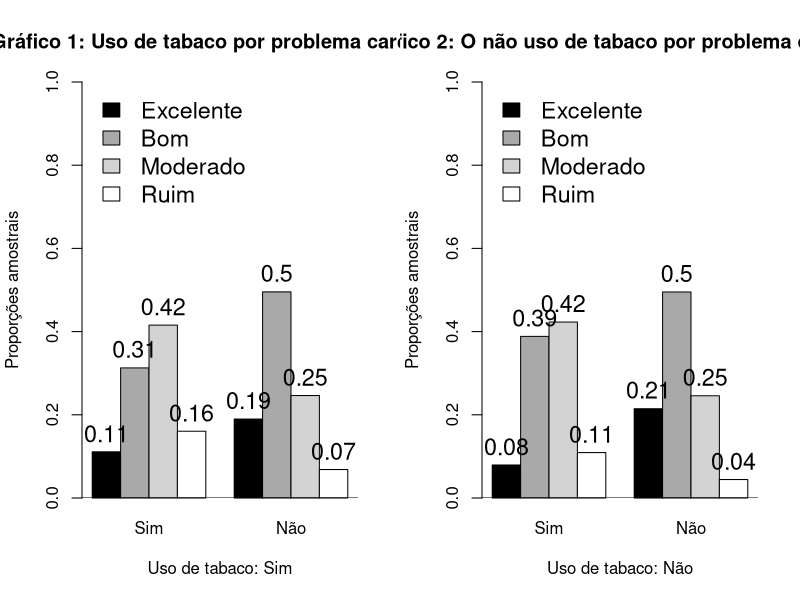
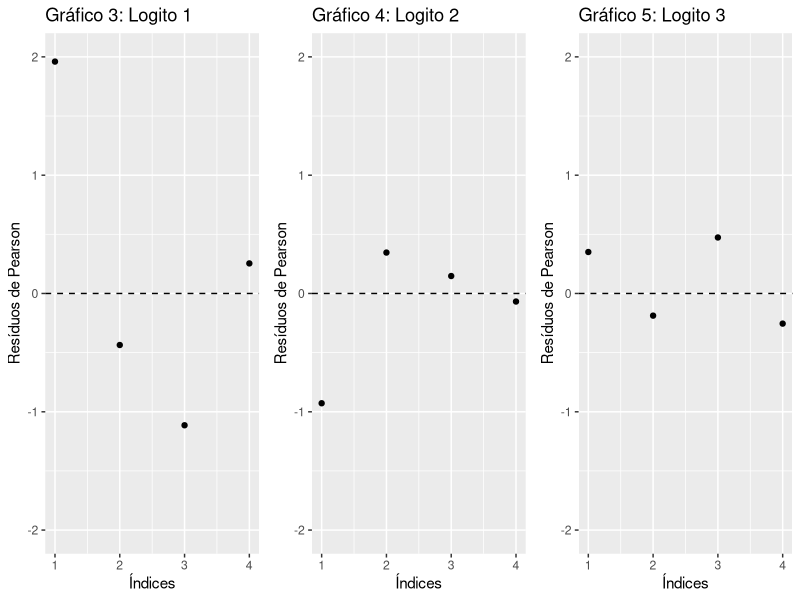
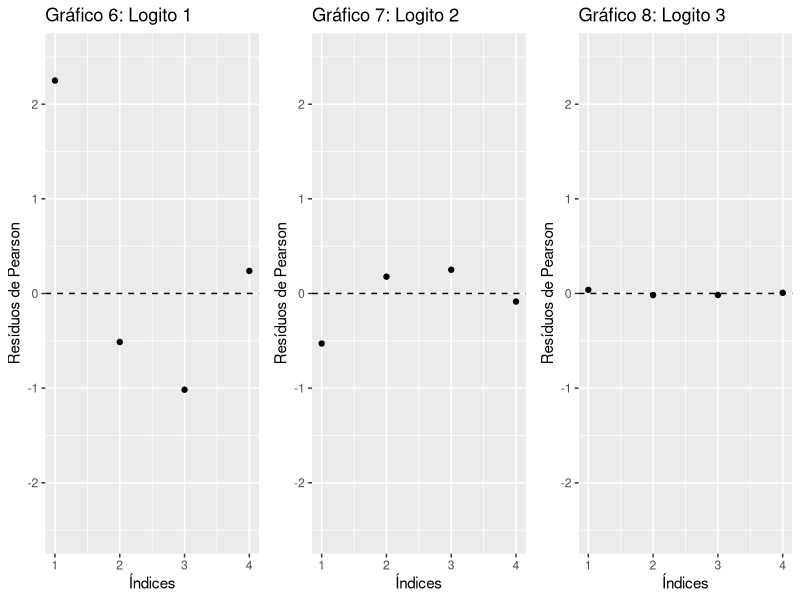
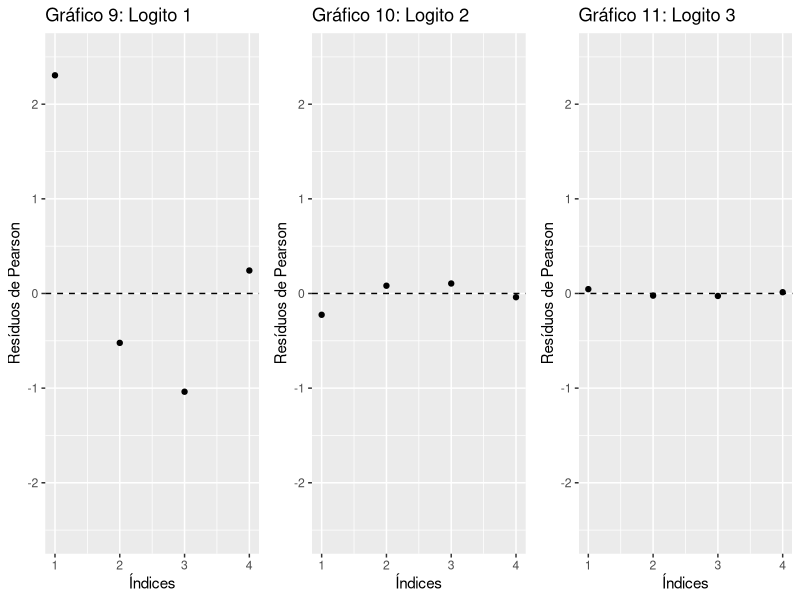

Generate these figures, in order, with R:
## ---- chunk 1
dados <- read.table("idosos.txt",header = T)

par(mfrow=c(1,2))
data <- cbind(S = as.numeric(dados[1,c(3,4,5,6)]/sum(dados[1,c(3,4,5,6)])), N = as.numeric(dados[2,c(3,4,5,6)]/sum(dados[2,c(3,4,5,6)])))
bp<- barplot(height = data, beside = TRUE, main = "Gráfico 1: Uso de tabaco por problema cardíaco",
             col = c("black","darkgray","lightgray","white"), ylim=range(c(0,1)),
             names.arg = c("Sim", "Não"), xlab="Uso de tabaco: Sim", ylab="Proporções amostrais",
             legend.text = c("Excelente", "Bom", "Moderado", "Ruim"),
             args.legend = list(x = "topleft", bty="n", cex=1.4))
abline(h=0)
text(bp, c(0.11,0.313,0.415,0.16,0.19,0.496,0.246,0.068), round(data,2), cex=1.4, pos=3) 

data<-cbind(S = as.numeric(dados[3,c(3,4,5,6)]/sum(dados[3,c(3,4,5,6)])),
            N = as.numeric(dados[4,c(3,4,5,6)]/sum(dados[4,c(3,4,5,6)])))
bp<- barplot(height = data, beside = TRUE,
             main = "Gráfico 2: O não uso de tabaco por problema cardíaco",
             col = c("black","darkgray","lightgray","white"), ylim=range(c(0,1)),
             names.arg = c("Sim", "Não"), xlab="Uso de tabaco: Não", ylab="Proporções amostrais",
             legend.text = c("Excelente", "Bom", "Moderado", "Ruim"),
             args.legend = list(x = "topleft", bty="n", cex=1.4))
abline(h=0)
text(bp, c(0.079,0.388,0.423,0.109,0.215,0.495,0.246,0.044), round(data,2), cex=1.4, pos=3) 
## ---- chunk 2
library(VGAM)

mcp <- vglm(cbind(exc,bom,mod,ruim)~factor(tabaco)+factor(pcard),
     cumulative(parallel=T, reverse=F),data=dados)

mlc <- vglm(cbind(exc,bom,mod,ruim)~factor(tabaco)+factor(pcard),
            cumulative(parallel=F, reverse=F),data=dados)

TRV <- 2*(logLik(mlc)-logLik(mcp))
gl <- length(coef(mlc))-length(coef(mcp))
p.value <- 1-pchisq(TRV,gl)
knitr::kable(round(cbind(TRV, gl, p.value),3))
## ---- chunk 3
mcp1 <- vglm(cbind(exc,bom,mod,ruim)~factor(tabaco),
             cumulative(parallel=T, reverse=F),data=dados)

mlc1 <- vglm(cbind(exc,bom,mod,ruim)~factor(tabaco),
             cumulative(parallel=F, reverse=F),data=dados)

TRV1 <- 2*(logLik(mlc1)-logLik(mcp1))
gl1 <- length(coef(mlc1))-length(coef(mcp1))
p.value <- 1-pchisq(TRV1,gl1)
knitr::kable(round(cbind(TRV1, gl1, p.value),3))
## ---- chunk 4
mcp2 <- vglm(cbind(exc,bom,mod,ruim)~factor(pcard),
             cumulative(parallel=T, reverse=F),data=dados)

mlc2 <- vglm(cbind(exc,bom,mod,ruim)~factor(pcard),
             cumulative(parallel=F, reverse=F),data=dados)

TRV2 <- 2*(logLik(mlc2)-logLik(mcp2))
gl2 <- length(coef(mlc2))-length(coef(mcp2))
p.value <- 1-pchisq(TRV2,gl2)
knitr::kable(round(cbind(TRV2, gl2, p.value),3))
## ---- chunk 5
mlcr2<-vglm(cbind(exc,bom,mod,ruim)~factor(tabaco)+factor(pcard), cumulative(parallel=F~factor(tabaco), reverse=F), dados)

summary(mlcr2)
## ---- chunk 6
library(ggplot2)
library(gridExtra)
library(tidyr)

rp<-resid(mlcr2, type = "pearson")

d1 <- data.frame(x=1:4,y=rp[,1])
d2 <- data.frame(x=1:4,y=rp[,2])
d3 <- data.frame(x=1:4,y=rp[,3])

plot1 <- d1 %>% ggplot(aes(y=rp[,1],x=1:4)) +
  geom_point() +
  scale_y_continuous(limits = c(-2,2)) +
  geom_hline(yintercept = 0,linetype = "dashed") +
  labs(x="Índices",
       y="Resíduos de Pearson",
       title="Gráfico 3: Logito 1")
plot2 <- d2 %>% ggplot(aes(y=rp[,2],x=1:4)) +
  geom_point() +
  scale_y_continuous(limits = c(-2,2)) +
  geom_hline(yintercept = 0,linetype = "dashed") +
  labs(x="Índices",
       y="Resíduos de Pearson",
       title="Gráfico 4: Logito 2") 
plot3 <- d3 %>% ggplot(aes(y=rp[,3],x=1:4)) +
  geom_point() +
  scale_y_continuous(limits = c(-2,2)) +
  geom_hline(yintercept = 0,linetype = "dashed") +
  labs(x="Índices",
       y="Resíduos de Pearson",
       title="Gráfico 5: Logito 3") 
grid.arrange(plot1, plot2,plot3, ncol=3)
## ---- chunk 7
Qp <- sum(rp[,1]^2) + sum(rp[,2]^2)+ sum(rp[,3]^2)
p.value <- 1-pchisq(Qp,5)
knitr::kable(round(cbind(Qp,p.value),3))
## ---- chunk 8
QL <- deviance(mlcr2)
p.value <- 1-pchisq(QL,5)
knitr::kable(round(cbind(QL,p.value),3))
## ---- chunk 9
mca1 <- vglm(cbind(exc,bom,mod,ruim)~ factor(tabaco)+factor(pcard),
           family=acat(reverse=T,parallel=T),dados)

mca2 <- vglm(cbind(exc,bom,mod,ruim)~ factor(tabaco)+factor(pcard),
             family=acat(reverse=T,parallel=F),dados)

TRV<- deviance(mca1)-deviance(mca2)
gl <- df.residual(mca1)-df.residual(mca2)
p.value <- 1-pchisq(TRV,gl)
knitr::kable(round(cbind(TRV, gl, p.value),3))
## ---- chunk 10
mca11 <- vglm(cbind(exc,bom,mod,ruim)~ factor(tabaco),
              family=acat(reverse=T,parallel=T),dados)

mca21 <- vglm(cbind(exc,bom,mod,ruim)~ factor(tabaco),
              family=acat(reverse=T,parallel=F),dados)

TRV1<- deviance(mca11)-deviance(mca21)
gl1 <- df.residual(mca11)-df.residual(mca21)
p.value <- 1-pchisq(TRV1,gl1)
knitr::kable(round(cbind(TRV1, gl1, p.value),3))
## ---- chunk 11
mca12 <- vglm(cbind(exc,bom,mod,ruim)~ factor(pcard),
              family=acat(reverse=T,parallel=T),dados)

mca22 <- vglm(cbind(exc,bom,mod,ruim)~ factor(pcard),
              family=acat(reverse=T,parallel=F),dados)

TRV2<- deviance(mca12)-deviance(mca22)
gl2 <- df.residual(mca12)-df.residual(mca22)
p.value <- 1-pchisq(TRV2,gl2)
knitr::kable(round(cbind(TRV2, gl2, p.value),3))
## ---- chunk 12
mca2 <- vglm(cbind(exc,bom,mod,ruim)~factor(tabaco)+factor(pcard), 
             acat(reverse=T,parallel=F), dados)
summary(mca2)
## ---- chunk 13
rp <- resid(mca2, type = "pearson")

d1 <- data.frame(x=1:4,y=rp[,1])
d2 <- data.frame(x=1:4,y=rp[,2])
d3 <- data.frame(x=1:4,y=rp[,3])

plot1 <- d1 %>% ggplot(aes(y=rp[,1],x=1:4)) +
  geom_point() +
  scale_y_continuous(limits = c(-2.5,2.5)) +
  geom_hline(yintercept = 0,linetype = "dashed") +
  labs(x="Índices",
       y="Resíduos de Pearson",
       title="Gráfico 6: Logito 1")
plot2 <- d2 %>% ggplot(aes(y=rp[,2],x=1:4)) +
  geom_point() +
  scale_y_continuous(limits = c(-2.5,2.5)) +
  geom_hline(yintercept = 0,linetype = "dashed") +
  labs(x="Índices",
       y="Resíduos de Pearson",
       title="Gráfico 7: Logito 2") 
plot3 <- d3 %>% ggplot(aes(y=rp[,3],x=1:4)) +
  geom_point() +
  scale_y_continuous(limits = c(-2.5,2.5)) +
  geom_hline(yintercept = 0,linetype = "dashed") +
  labs(x="Índices",
       y="Resíduos de Pearson",
       title="Gráfico 8: Logito 3") 
grid.arrange(plot1, plot2,plot3, ncol=3)
## ---- chunk 14
Qp <- sum(rp[,1]^2) + sum(rp[,2]^2)+ sum(rp[,3]^2)
p.value <- 1-pchisq(Qp,5)
knitr::kable(round(cbind(Qp,p.value),3))
## ---- chunk 15
QL <- deviance(mca2)
p.value <- 1-pchisq(QL,5)
knitr::kable(round(cbind(QL,p.value),3))
## ---- chunk 16
mlrc1 <- vglm(cbind(exc,bom,mod,ruim)~ factor(tabaco)+factor(pcard),
              family=cratio(reverse=T,parallel=T),dados)

mlrc2 <- vglm(cbind(exc,bom,mod,ruim)~ factor(tabaco)+factor(pcard),
              family=cratio(reverse=T,parallel=F),dados)

TRV<- deviance(mlrc1)-deviance(mlrc2)
gl <- df.residual(mlrc1)-df.residual(mlrc2)
p.value <- 1-pchisq(TRV,gl)
knitr::kable(round(cbind(TRV, gl, p.value),3))
## ---- chunk 17
mlrc11 <- vglm(cbind(exc,bom,mod,ruim)~ factor(tabaco),
              family=cratio(reverse=T,parallel=T),dados)

mlrc21 <- vglm(cbind(exc,bom,mod,ruim)~ factor(tabaco),
              family=cratio(reverse=T,parallel=F),dados)

TRV1 <- deviance(mlrc11)-deviance(mlrc21)
gl1 <- df.residual(mlrc11)-df.residual(mlrc21)
p.value <- 1-pchisq(TRV1,gl1)
knitr::kable(round(cbind(TRV1, gl1, p.value),3))
## ---- chunk 18
mlrc12 <- vglm(cbind(exc,bom,mod,ruim)~ factor(pcard),
               family=cratio(reverse=T,parallel=T),dados)

mlca22 <- vglm(cbind(exc,bom,mod,ruim)~ factor(pcard),
               family=cratio(reverse=T,parallel=F),dados)

TRV2<- deviance(mlrc12)-deviance(mlca22)
gl2 <- df.residual(mlrc12)-df.residual(mlca22)
p.value <- 1-pchisq(TRV2,gl2)
knitr::kable(round(cbind(TRV2, gl2, p.value),3))
## ---- chunk 19
mrc2 <- vglm(cbind(exc,bom,mod,ruim)~factor(tabaco)+factor(pcard), family=cratio(reverse=T,parallel=F), dados)

summary(mrc2)
## ---- chunk 20
rp <- resid(mrc2, type = "pearson")

d1 <- data.frame(x=1:4,y=rp[,1])
d2 <- data.frame(x=1:4,y=rp[,2])
d3 <- data.frame(x=1:4,y=rp[,3])

plot1 <- d1 %>% ggplot(aes(y=rp[,1],x=1:4)) +
  geom_point() +
  scale_y_continuous(limits = c(-2.5,2.5)) +
  geom_hline(yintercept = 0,linetype = "dashed") +
  labs(x="Índices",
       y="Resíduos de Pearson",
       title="Gráfico 9: Logito 1")
plot2 <- d2 %>% ggplot(aes(y=rp[,2],x=1:4)) +
  geom_point() +
  scale_y_continuous(limits = c(-2.5,2.5)) +
  geom_hline(yintercept = 0,linetype = "dashed") +
  labs(x="Índices",
       y="Resíduos de Pearson",
       title="Gráfico 10: Logito 2") 
plot3 <- d3 %>% ggplot(aes(y=rp[,3],x=1:4)) +
  geom_point() +
  scale_y_continuous(limits = c(-2.5,2.5)) +
  geom_hline(yintercept = 0,linetype = "dashed") +
  labs(x="Índices",
       y="Resíduos de Pearson",
       title="Gráfico 11: Logito 3") 
grid.arrange(plot1, plot2,plot3, ncol=3)

## ---- chunk 21
Qp <- sum(rp[,1]^2) + sum(rp[,2]^2)+ sum(rp[,3]^2)
p.value <- 1-pchisq(Qp,5)
knitr::kable(round(cbind(Qp,p.value),3))
## ---- chunk 22
QL <- deviance(mrc2)
p.value <- 1-pchisq(QL,5)
knitr::kable(round(cbind(QL,p.value),3))
